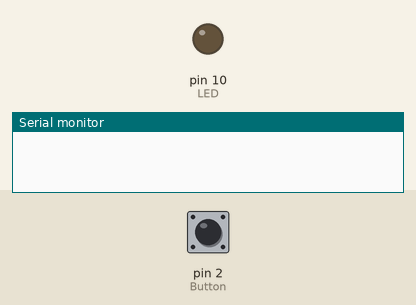
This sketch was run on a simulated Arduino Uno, built with avr-gcc and run on an emulated ATmega328P. On the bench: output pins drawn as LEDs (lit = HIGH), the last lines printed to the serial monitor. Inputs (shaded band) come from the test bench; at power-on: pin 2 (Button) LOW.

Above: at 1.2 s.
1.3 s: pin 2 (Button) pulled HIGH for 0.25 s
At 2.2 s:
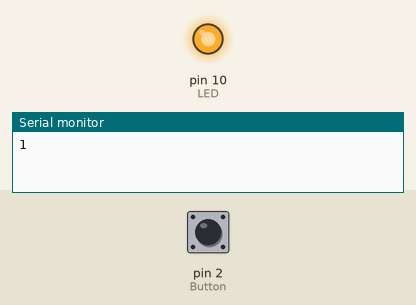
3.0 s: pin 2 (Button) pulled HIGH for 1 s
At 3.5 s:
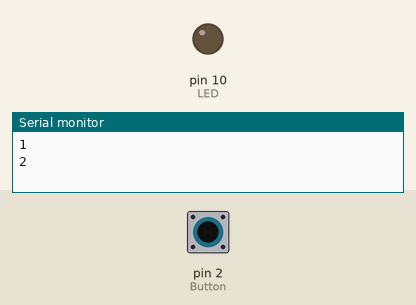
Timing chart, 0 to 6.0 s (numbered marks = the images above; inputs shaded):
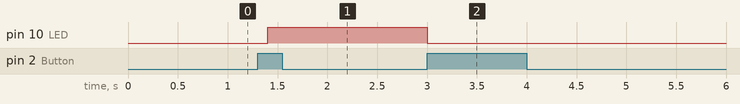

Measured:
- after the input at 1.3 s, pin 10 (LED): LOW → HIGH after 0.10 s
- after the input at 3.0 s, pin 10 (LED): HIGH → LOW at once

The sketch:

_3LED_Toggle.ino
```cpp
const byte LED = 10;
const byte Button = 2;

byte ButtonState;
byte lastState = LOW;
byte count = 0;

void setup() {
  Serial.begin(9600);
  pinMode(LED, OUTPUT);
  pinMode(Button, INPUT);
}

void loop() {
  ButtonState = digitalRead(Button);

 if(ButtonState && ButtonState != lastState)  // button latch, no debounce needed.
  //  if(ButtonState = HIGH)
  {
    if(count < 3) // This will check to see if the count is within a range of 0 - 255, and anything over that, it will reset count back to 0. Of course, this will happen anyways because count is a BYTE, and not an int or any other type.
      count += 1; // same as count = count + 5;
    else
      count = 0;

    //analogWrite(LED, count);
    switch (count) {
       case 0:
        digitalWrite(10, LOW);
        digitalWrite(11, LOW);
        digitalWrite(12, LOW);
        break;
        case 2:
        digitalWrite(10, LOW);
        digitalWrite(11, HIGH);
        digitalWrite(12, LOW);
        break;
        case 3:
        digitalWrite(10, LOW);
        digitalWrite(11, LOW);
        digitalWrite(12, HIGH);
        break;
        case 1:
        digitalWrite(10, HIGH);
        digitalWrite(11, LOW);
        digitalWrite(12, LOW);
        break;
    }
    Serial.println(count);
  }
  lastState = ButtonState;
delay(200);
}
```
